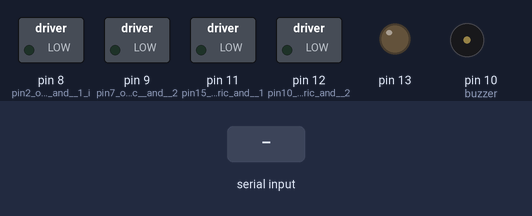
Bench run of a sketch on a simulated Arduino Uno, built with avr-gcc and run on an emulated ATmega328P. On the bench: switched loads named in the sketch (green lamp = pin HIGH), output pins drawn as LEDs (lit = HIGH), buzzer (waves = sounding, pin HIGH). The inputs (shaded band) are chosen by the test bench. What the sketch prints to the serial monitor is not drawn.

Above: at 1.2 s.
1.3 s: "1\n" received over Serial
At 1.8 s:
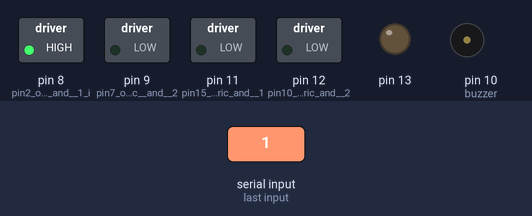
2.8 s: byte 50 ('2') received over Serial
At 4.0 s:
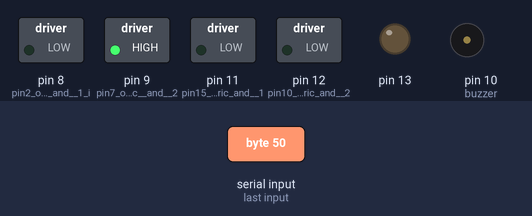
4.3 s: byte 51 ('3') received over Serial
At 5.4 s:
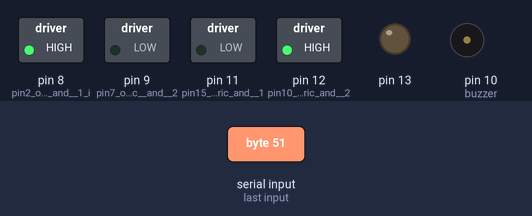
5.9 s: byte 52 ('4') received over Serial
At 6.5 s:
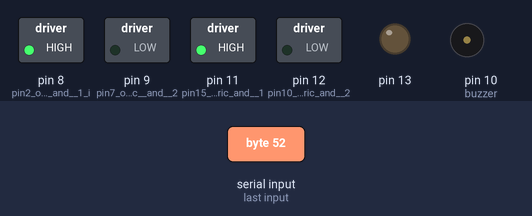
7.4 s: byte 53 ('5') received over Serial
At 8.6 s:
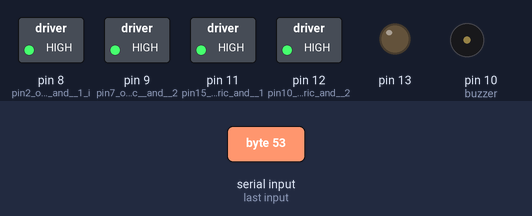
8.9 s: byte 54 ('6') received over Serial
At 10.0 s:
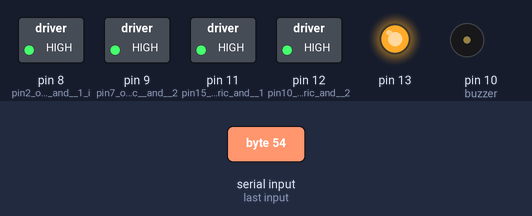
Timing chart, 0 to 11.4 s (numbered marks = the images above; inputs shaded):
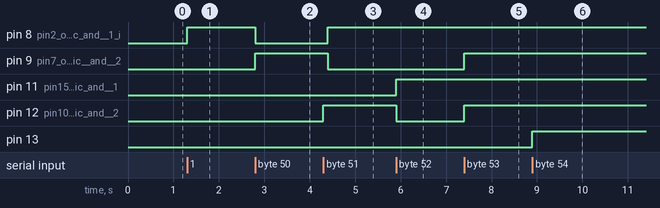

The sketch:

mycar.ino
```cpp
const int buzzer = 10;

char data = 0 ;
   void forward()
     {
      digitalWrite(8,HIGH);
      digitalWrite(9,LOW);

      }
      void backward()
      {
        digitalWrite(8,LOW);
        digitalWrite(9,HIGH);

        }
   void backleft()
   {
    digitalWrite(11,LOW);
        digitalWrite(12,HIGH);

    delay(100);
    digitalWrite(8,LOW);
        digitalWrite(9,HIGH);
    }
    void backright()
    {
  digitalWrite(11,HIGH);
        digitalWrite(12,LOW);
        delay(100);
 digitalWrite(8,LOW);
        digitalWrite(9,HIGH);


        }

      void upleft()
      {
       digitalWrite(11,LOW);
        digitalWrite(12,HIGH);
        delay(100);
       digitalWrite(8,HIGH);
      digitalWrite(9,LOW);


        }
      void upright()
      {
        digitalWrite(11,HIGH);
        digitalWrite(12,LOW);
        delay(100);
        digitalWrite(8,HIGH);
      digitalWrite(9,LOW);

        }
      void stopcar()
      {
          digitalWrite(8,HIGH);
          digitalWrite(9,HIGH);
          digitalWrite(11,HIGH);
      digitalWrite(12,HIGH);
      }
void setup()

{
  Serial.begin(9600);

    pinMode(8,OUTPUT); //pin2 of driveric and  1 input of motor 1
    pinMode(9,OUTPUT); //pin7 of driveric  and  2 input of motor 1
   pinMode(11,OUTPUT); //pin15 of driveric and  1 input of motor 2
   pinMode(12,OUTPUT); //pin10 of driveric and  2 input of motor 2
     pinMode(buzzer,OUTPUT);
    pinMode(13,OUTPUT);


}
void loop()
{


      if(Serial.available() > 0)
      {
     data = Serial.read();
     Serial.print(data);
    Serial.print("\n");


 if (data == '1')
 {
Serial.print("forward");

 forward();

  }
  if (data == '2')
  {
    Serial.print("backward");
backward();


    }
  if (data == '3')
  {
    Serial.print("upleft");
 upleft();
    }
  if (data == '4' )
{
   Serial.print("upright");
   upright();

}
if(data == '5')
  {
    Serial.print("stop");
    stopcar();

    }

 if (data == '6')
  {
    digitalWrite(13,HIGH);
  }
  if (data == '7')
  {
    digitalWrite(13,LOW);
    }
  if (data == '8')
  {
   tone(buzzer,1000);
    }
  if (data == '9')
  {
   noTone(buzzer);
    }
 delay(100);
  }

/* if (data == '10')
 *  {
 *  backleft();
 *  }
 if (data == '11')
 {
 backright();
 }

 */

else
{
  return;
  }

}
```

Measured:
- after the input at 1.3 s, pin 8 (pin2_of_driveric_and__1_i): LOW → HIGH at once
- after the input at 2.8 s, pin 8 (pin2_of_driveric_and__1_i): HIGH → LOW at once; pin 9 (pin7_of_driveric__and__2): LOW → HIGH at once
- after the input at 4.3 s, pin 8 (pin2_of_driveric_and__1_i): LOW → HIGH after 0.10 s; pin 9 (pin7_of_driveric__and__2): HIGH → LOW after 0.10 s; pin 12 (pin10_of_driveric_and__2): LOW → HIGH at once
- after the input at 5.9 s, pin 11 (pin15_of_driveric_and__1): LOW → HIGH at once; pin 12 (pin10_of_driveric_and__2): HIGH → LOW at once
- after the input at 7.4 s, pin 9 (pin7_of_driveric__and__2), pin 12 (pin10_of_driveric_and__2): LOW → HIGH at once
- after the input at 8.9 s, pin 13: LOW → HIGH at once
